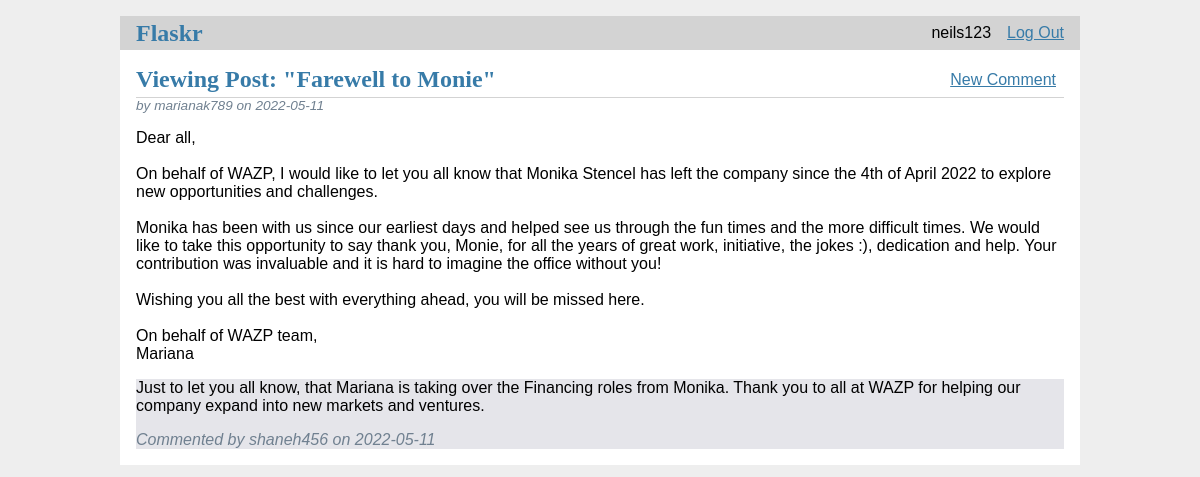
Page /3/viewPost (signed in) on the committed database.
### tables this page shows
CREATE TABLE user (
  id INTEGER PRIMARY KEY AUTOINCREMENT,
  username TEXT UNIQUE NOT NULL,
  password TEXT NOT NULL
);

CREATE TABLE post (
  id INTEGER PRIMARY KEY AUTOINCREMENT,
  author_id INTEGER NOT NULL,
  created TIMESTAMP NOT NULL DEFAULT CURRENT_TIMESTAMP,
  title TEXT NOT NULL,
  body TEXT NOT NULL,
  FOREIGN KEY (author_id) REFERENCES user (id)
);

CREATE TABLE comment (
  id INTEGER PRIMARY KEY AUTOINCREMENT,
  post_id INTEGER NOT NULL,
  author_id INTEGER NOT NULL,
  created TIMESTAMP NOT NULL DEFAULT CURRENT_TIMESTAMP,
  comment TEXT NOT NULL,
  FOREIGN KEY (post_id) REFERENCES post (id),
  FOREIGN KEY (author_id) REFERENCES user (id)
);

### flaskr/blog.py (the view)
@bp.route('/<int:id>/viewPost')
def viewPost(id):
    post = get_post(id)
    comments = get_comments(id)
    return render_template('blog/viewPost.html', post=post, comments=comments)

### flaskr/auth.py (called while the page is built)
@bp.before_app_request
def load_logged_in_user():
    user_id = session.get('user_id')
    if user_id is None:
        g.user = None
    else:
        g.user = get_db().execute(
            'SELECT * FROM user WHERE id = ?', (user_id,)
        ).fetchone()

### flaskr/blog.py (called while the page is built)
def get_post(id):   #(..., check_author=True)
    post = get_db().execute(
        'SELECT p.id, title, body, created, author_id, username'
        ' FROM post p JOIN user u ON p.author_id = u.id'
        ' WHERE p.id = ?',
        (id,)
    ).fetchone()
    if post is None:
        abort(404, f"Post id {id} doesn't exist.")
    return post

def get_comments(id):
    db = get_db()
    comments = db.execute(
        'SELECT c.id, comment, c.post_id, c.created, c.author_id, username'
        ' FROM comment c JOIN user u on c.author_id = u.id'
        ' WHERE c.post_id = ?'
        ' ORDER BY c.created DESC',
        (id,)
    ).fetchall()
    return comments

### flaskr/db.py (called while the page is built)
def get_db():
    if 'db' not in g:
        g.db = sqlite3.connect(
            current_app.config['DATABASE'],
            detect_types=sqlite3.PARSE_DECLTYPES
        )
        g.db.row_factory = sqlite3.Row
    return g.db

### flaskr/templates/blog/viewPost.html (shortened to what this page needs)
{% extends 'base.html' %}
{% block header %}
  <h1>{% block title %}Viewing Post: "{{ post['title'] }}"{% endblock %}</h1>
  {% if g.user %}
    <a class="action" href="{{ url_for('blog.createComment', id=post['id']) }}">New Comment</a>
  {% endif %}
{% endblock %}
{% block content %}
    <article class="post">
      <header>
        <div>
          <div class="about">by {{ post['username'] }} on {{ post['created'].strftime('%Y-%m-%d') }}</div>
        </div>
      </header>
      <p class="body">{{ post['body'] }}</p>
    {% for comment in comments %}
        <article class="comments">
            <div>
              <p class="comments">{{ comment['comment'] }}</p>
              <div class="about">Commented by {{ comment['username'] }} on {{ comment['created'].strftime('%Y-%m-%d') }}</div>
            </div>
        </article>
    {% endfor %}
    </article>
{% endblock %}

### flaskr/templates/base.html (shortened to what this page needs)
<!doctype html>
<link rel="stylesheet" href="{{ url_for('static', filename='style.css')
}}">
<nav>
    <h1><a href="{{ url_for('blog.index') }}">Flaskr</a></h1>
  <ul>
    {% if g.user %}
      <li><span>{{ g.user['username'] }}</span>
      <li><a href="{{ url_for('auth.logout') }}">Log Out</a>
    {% else %}
      <li><a href="{{ url_for('auth.register') }}">Register</a>
      <li><a href="{{ url_for('auth.login') }}">Log In</a>
    {% endif %}
  </ul>
</nav>
<section class="content">
  <header>
    {% block header %}{% endblock %}
  </header>
  {% block content %}{% endblock %}
</section>

### flaskr/static/style.css (style rules this page uses)
h1 { font-family: serif; color: #377ba8; margin: 1rem 0; }
a { color: #377ba8; }
nav { background: lightgray; display: flex; align-items: center; padding: 0 0.5rem; }
nav h1 { flex: auto; margin: 0; }
nav h1 a { text-decoration: none; padding: 0.25rem 0.5rem; }
nav ul { display: flex; list-style: none; margin: 0; padding: 0; }
nav ul li a, nav ul li span, header .action { display: block; padding: 0.5rem; }
.content { padding: 0 1rem 1rem; }
.content > header { border-bottom: 1px solid lightgray; display: flex; align-items: flex-end; }
.content > header h1 { flex: auto; margin: 1rem 0 0.25rem 0; }
.post > header { display: flex; align-items: flex-end; font-size: 0.85em; }
.post > header > div:first-of-type { flex: auto; }
.post .about { color: slategray; font-style: italic; }
.post .body { white-space: pre-line; }
.content:last-child { margin-bottom: 0; }
article.comments { align-items: flex-start; background-color: #e5e5ea; color: #000; }
article.comments:before { border-bottom-right-radius: 0.8rem 0.7rem; border-left: 1rem solid #e5e5ea; left: -0.35rem; transform: translate(0, -0.1rem); }

### rows in the picture
user: user.username "neils123"
post: title "Farewell to Monie", created "2022-05-11", body "Dear all, On behalf of WAZP, I would like to let you all know that Monika Stencel has left the company since the 4th of April 2022 to explore new opportunities and challenges. Monika has been with us since our earliest days and helped see us through the fun times and the more difficult times. We would like to take this opportunity to say thank you, Monie, for all the years of great work, initiative, the jokes :), dedication and help. Your contribution was invaluable and it is hard to imagine the office without you! Wishing you all the best with everything ahead, you will be missed here. On behalf of WAZP team, Mariana"
user: username "marianak789"
comment: comment "Just to let you all know, that Mariana is taking over the Financing roles from Monika. Thank you to all at WAZP for helping our company expand into new markets and ventures.", username "shaneh456", created "2022-05-11"
